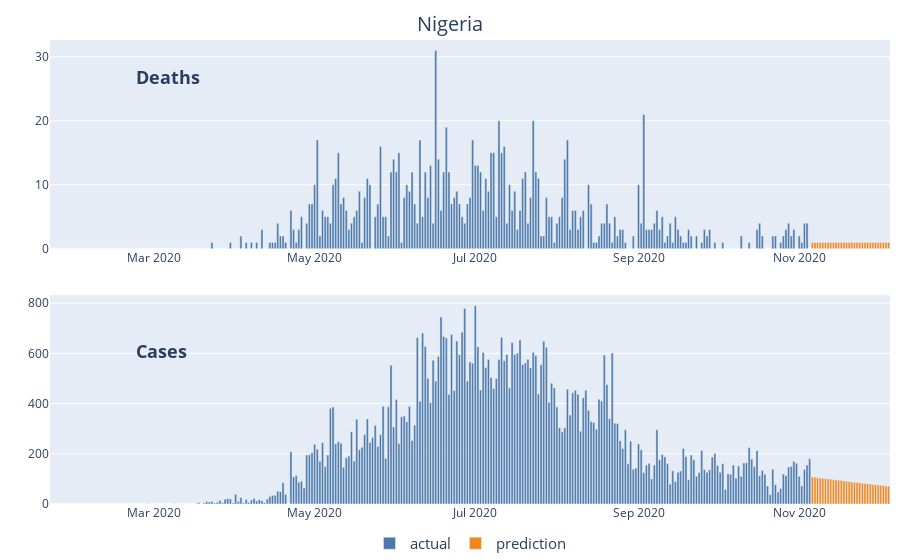

Notebook source saved alongside this figure:
### Markdown cell above
Daily bar graph:

### Code cell
figs[1]

### Figure 1 — Plotly figure (JSON) as saved in the notebook; plotly's stock layout.template omitted (floating-point values rounded to 4 significant figures; data arrays with more than 128 entries replaced by an {"elided": "..."} marker saying what was removed)
{"data": [{"marker": {"color": "#4C78A8"}, "name": "actual", "showlegend": true, "type": "bar", "x": {"elided": "289 str values"}, "xaxis": "x", "y": {"elided": "289 int values"}, "yaxis": "y"}, {"marker": {"color": "#F58518"}, "name": "prediction", "showlegend": true, "type": "bar", "x": ["2020-11-06T00:00:00", "2020-11-07T00:00:00", "2020-11-08T00:00:00", "2020-11-09T00:00:00", "2020-11-10T00:00:00", "2020-11-11T00:00:00", "2020-11-12T00:00:00", "2020-11-13T00:00:00", "2020-11-14T00:00:00", "2020-11-15T00:00:00", "2020-11-16T00:00:00", "2020-11-17T00:00:00", "2020-11-18T00:00:00", "2020-11-19T00:00:00", "2020-11-20T00:00:00", "2020-11-21T00:00:00", "2020-11-22T00:00:00", "2020-11-23T00:00:00", "2020-11-24T00:00:00", "2020-11-25T00:00:00", "2020-11-26T00:00:00", "2020-11-27T00:00:00", "2020-11-28T00:00:00", "2020-11-29T00:00:00", "2020-11-30T00:00:00", "2020-12-01T00:00:00", "2020-12-02T00:00:00", "2020-12-03T00:00:00", "2020-12-04T00:00:00", "2020-12-05T00:00:00"], "xaxis": "x", "y": [1, 1, 1, 1, 1, 1, 1, 1, 1, 1, 1, 1, 1, 1, 1, 1, 1, 1, 1, 1, 1, 1, 1, 1, 1, 1, 1, 1, 1, 1], "yaxis": "y"}, {"marker": {"color": "#4C78A8"}, "name": "actual", "showlegend": false, "type": "bar", "x": {"elided": "289 str values"}, "xaxis": "x2", "y": {"elided": "289 int values"}, "yaxis": "y2"}, {"marker": {"color": "#F58518"}, "name": "prediction", "showlegend": false, "type": "bar", "x": ["2020-11-06T00:00:00", "2020-11-07T00:00:00", "2020-11-08T00:00:00", "2020-11-09T00:00:00", "2020-11-10T00:00:00", "2020-11-11T00:00:00", "2020-11-12T00:00:00", "2020-11-13T00:00:00", "2020-11-14T00:00:00", "2020-11-15T00:00:00", "2020-11-16T00:00:00", "2020-11-17T00:00:00", "2020-11-18T00:00:00", "2020-11-19T00:00:00", "2020-11-20T00:00:00", "2020-11-21T00:00:00", "2020-11-22T00:00:00", "2020-11-23T00:00:00", "2020-11-24T00:00:00", "2020-11-25T00:00:00", "2020-11-26T00:00:00", "2020-11-27T00:00:00", "2020-11-28T00:00:00", "2020-11-29T00:00:00", "2020-11-30T00:00:00", "2020-12-01T00:00:00", "2020-12-02T00:00:00", "2020-12-03T00:00:00", "2020-12-04T00:00:00", "2020-12-05T00:00:00"], "xaxis": "x2", "y": [108, 107, 105, 104, 103, 101, 100, 99, 97, 96, 95, 94, 92, 91, 90, 88, 87, 86, 85, 83, 82, 81, 80, 78, 77, 76, 75, 74, 72, 71], "yaxis": "y2"}], "layout": {"annotations": [{"font": {"size": 18}, "showarrow": false, "text": "<b>Deaths</b>", "x": 0.1, "xanchor": "left", "xref": "paper", "y": 0.95, "yref": "paper"}, {"font": {"size": 18}, "showarrow": false, "text": "<b>Cases</b>", "x": 0.1, "xanchor": "left", "xref": "paper", "y": 0.3, "yref": "paper"}], "legend": {"font": {"size": 15}, "orientation": "h", "x": 0.5, "xanchor": "center", "y": -0.05}, "margin": {"b": 0, "l": 50, "r": 10, "t": 40}, "title": {"font": {"size": 20}, "text": "Nigeria", "x": 0.5, "y": 0.97}, "xaxis": {"anchor": "y", "domain": [0, 1]}, "xaxis2": {"anchor": "y2", "domain": [0, 1]}, "yaxis": {"anchor": "x", "domain": [0.55, 1]}, "yaxis2": {"anchor": "x2", "domain": [0, 0.45]}}}
